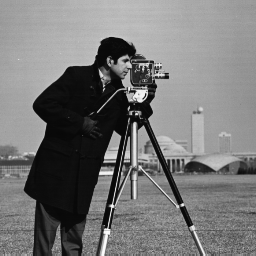
%> input picture Image Enhancement/cameraman.png, 256 x 256 px
$ octave negativeTransformation.m   (GNU Octave 9; MATLAB toolbox functions it lacks are replaced by stand-ins)
%> lines starting %> are read from the running program, lines starting %| are printed output that depends on the picture
I=imread('cameraman.png');
%> I is the input picture: size 256x256 uint8; min 7, max 253, mean 118.7
figure;
imshow(I);
[row,col]=size(I);
%> row = 256; col = 256
X=uint8(zeros(row,col));
for i=1:row
    for j=1:col
        X(i,j)=255-I(i,j);
    end
end
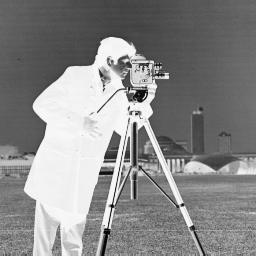
%> X: size 256x256 uint8; min 2, max 248, mean 136.3
figure;
imshow(X);
figure;
plot(I,X,'.-k');
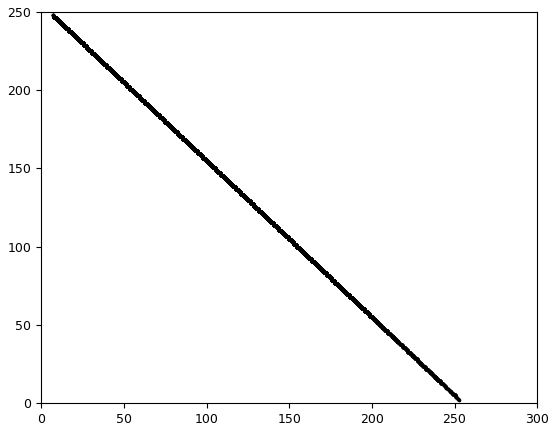
%> figure redrawn from the program's plot data
